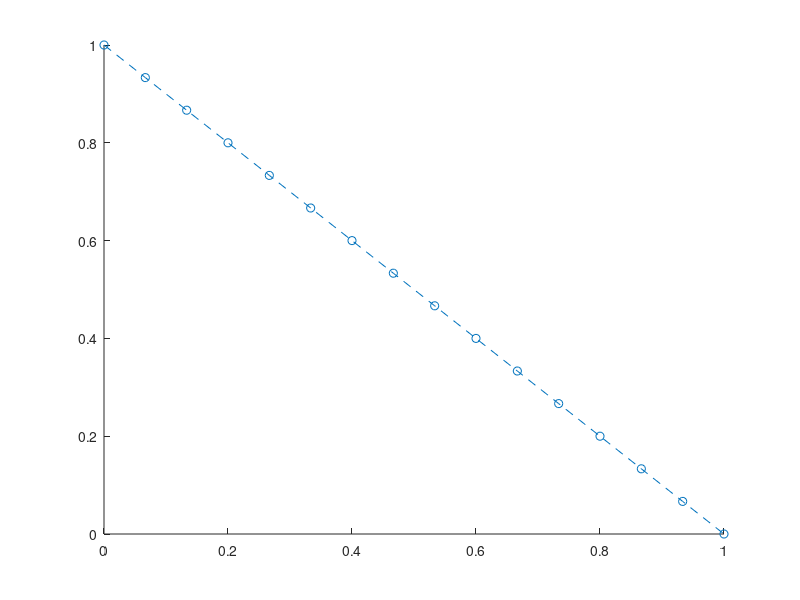

MATLAB code to generate this figure: (Note: this script raises an error after producing the figure.)
%% Belegundu Method
clear

nx = 16;
xMin = 0;
xMax = 1;
yMin = 0;
yMax = 1;

x = linspace(xMin,xMax,nx);
dx = x(2) - x(1);
y = interp1([0 1],[1 0],x);
y(1) = yMax;
y(end) = yMin;

mu = 0.0;
g = 9.81;
m = 1;

% figure
hold on
plot(x,y,'--o')

% Solve via Bernoulli Method
options = optimset;
options.MaxFunEvals = 1e6;
options.MaxIter = 1e4;
% options.PlotFcns = ["optimplotx","optimplotfval","optimplotfunccount"];

y = fminunc(@(y)belgundu(y,dx,m,g,mu),y,options);

% Exact Solution
[xExact, yExact] = exactSolution(mu,1e4);

figure 
hold on
plot(xExact,yExact)
plot(x,y)


%% Ning Method
clear

nx = 256;
xMin = 0;
xMax = 1;
yMin = 0;
yMax = 1;

x = linspace(xMin,xMax,nx);
dx = x(2) - x(1);
y = interp1([0 1],[1 0],x);
y(1) = yMax;
y(end) = yMin;

mu = 0.9;
g = 9.81;
m = 1;

% Solve via Ning method
H = yMax - yMin;
options = optimset;
options.MaxFunEvals = 1e6;
options.MaxIter = 1e4;
% options.PlotFcns = ["optimplotx","optimplotfval","optimplotfunccount"];
y = fminunc(@(y)ning(y,x,H,mu),y,options);

% Exact Solution
[xExact, yExact] = exactSolution(x,mu,"x-locations");
err = y - yExact;

figure
hold on
plot(xExact,yExact)
plot(x,y,'-')

figure
subplot(2,1,1)
plot(x,err)
hold on
subplot(2,1,2)
plot(x,err)

%% Bezier Geometry
clear
xMin = 0;
xMax = 1;
yMin = 0;
yMax = 1;
domain = [xMin yMax xMax yMin];

bezDegree = 2;
bezDomain = [0 1];
nPts = 256;
bezVariate = linspace(bezDomain(1), bezDomain(2),nPts);
B = bernsteinPolynomial(bezDegree,bezDomain,bezVariate);
nDOFS = (bezDegree+1) - 2;

x0 = linspace(xMin,xMax,nDOFS+2);
x0(1) = [];
x0(end) = [];
y0 = interp1([0 1],[1 0],x0);

dofNodes = [x0' y0'];
dofNodes = reshape(dofNodes',1,numel(dofNodes));

mu = 0.3;

options = optimset;
options.MaxFunEvals = 1e6;
dofNodes = fminunc(@(dofNodes)ningBezier(dofNodes,domain,mu,B),dofNodes,options);

bezNodes = [domain(1) domain(2) dofNodes domain(3) domain(4)];
bezNodes = transpose(reshape(bezNodes,2,length(bezNodes)/2));
f = bezier([bezNodes(:,1) bezNodes(:,2)],B);
x = f(:,1);
y = f(:,2);

% Exact Solution
[xExact, yExact] = exactSolution(x,mu,"x-locations");
err = y - yExact;

figure;
subplot(2,1,1)
hold on
plot(xExact,yExact);
plot(x,y,'-o')
plot(bezNodes(:,1),bezNodes(:,2),'LineStyle','-','Color','k','Marker','o','MarkerFaceColor','k','MarkerEdgeColor','k')

subplot(2,1,2)
plot(x,err)

%% Scaling of Ning Method
clear
maxNumCompThreads(1) % Run Single-Thread

nx = 2.^[2:8];
xMin = 0;
xMax = 1;
yMin = 0;
yMax = 1;

mu = 0;

for iter = 1:length(nx)
    x = linspace(xMin,xMax,nx(iter));
    dx = x(2) - x(1);
    y = interp1([0 1],[1 0],x);
    y(1) = yMax;
    y(end) = yMin;

    H = yMax - yMin;
    options = optimset;
    options.MaxFunEvals = 1e6;
    options.MaxIter = 1e4;
    
    [~,fval,~,output] = fminunc(@(y)ning(y,x,H,mu),y,options);
    solverData(iter) = output;
    
    benchFun = @() fminunc(@(y)ning(y,x,H,mu),y,options);
    t(iter) = timeit(benchFun);
end
plot(nx,t,"Color",'k',"LineStyle",'-',"Marker",'o',"MarkerFaceColor",'k',"MarkerEdgeColor",'k')
xlabel("Number of Points (nDOF + 2)")
ylabel("Solve Time (sec)")

%% Scaling of Bezier-enhanced Ning
clear
maxNumCompThreads(1) % Run Single-Thread

xMin = 0;
xMax = 1;
yMin = 0;
yMax = 1;
domain = [xMin yMax xMax yMin];

bezDegree = 3;
bezDomain = [0 1];
nPts = 2.^[2:12];
for iter = 1:length(nPts)
    bezVariate = linspace(bezDomain(1), bezDomain(2),nPts(iter));
    B = bernsteinPolynomial(bezDegree,bezDomain,bezVariate);
    nDOFS = (bezDegree+1) - 2;
    
    x0 = linspace(xMin,xMax,nDOFS+2);
    x0(1) = [];
    x0(end) = [];
    y0 = interp1([0 1],[1 0],x0);

    dofNodes = [x0' y0'];
    dofNodes = reshape(dofNodes',1,numel(dofNodes));

    mu = 0.;

    options = optimset;
    options.MaxFunEvals = 1e6;
    [~,fval,~,output] = fminunc(@(dofNodes)ningBezier(dofNodes,domain,mu,B),dofNodes,options);
    solverData(iter) = output;
    
    benchFun = @() fminunc(@(dofNodes)ningBezier(dofNodes,domain,mu,B),dofNodes,options);
    t(iter) = timeit(benchFun);
end
figure
plot(nPts,t,"Color",'k',"LineStyle",'-',"Marker",'o',"MarkerFaceColor",'k',"MarkerEdgeColor",'k')
xlabel("Number of Points")
ylabel("Solve Time (sec)")

%% Difference between Ning and Bezier Ning
clear
% First do Ning
nx = 512;
nPts = nx;

xMin = 0;
xMax = 1;
yMin = 0;
yMax = 1;

mu = 0.3;
x = linspace(xMin,xMax,nx);
dx = x(2) - x(1);
y = interp1([0 1],[1 0],x);
y(1) = yMax;
y(end) = yMin;

H = yMax - yMin;
options = optimset;
options.MaxFunEvals = 1e7;
options.MaxIter = 1e4;

xNing = x;
yNing = fminunc(@(y)ning(y,x,H,mu),y,options);

% Now do Bezier Ning
domain = [xMin yMax xMax yMin];

bezDegree = 3;
bezDomain = [0 1];
bezVariate = linspace(bezDomain(1), bezDomain(2),nPts);
B = bernsteinPolynomial(bezDegree,bezDomain,bezVariate);
nDOFS = (bezDegree+1) - 2;

x0 = linspace(xMin,xMax,nDOFS+2);
x0(1) = [];
x0(end) = [];
y0 = interp1([0 1],[1 0],x0);

dofNodes = [x0' y0'];
dofNodes = reshape(dofNodes',1,numel(dofNodes));

mu = 0.;

options = optimset;
options.MaxFunEvals = 1e6;
dofNodes = fminunc(@(dofNodes)ningBezier(dofNodes,domain,mu,B),dofNodes,options);

bezNodes = [domain(1) domain(2) dofNodes domain(3) domain(4)];
bezNodes = transpose(reshape(bezNodes,2,length(bezNodes)/2));
f = bezier([bezNodes(:,1) bezNodes(:,2)],B);
xBez = f(:,1);
yBez = f(:,2);

% Now interpolate both sets of results onto same grid
xInterp = unique([xNing yNing]);
yInterpNing = interp1(xNing,yNing,xInterp);
yInterpBez = interp1(xBez,yBez,xInterp);

err = yInterpNing - yInterpBez;
figure
plot(xInterp,err)

%% "Coarse-Grid Preconditioning"
clear

figure 
hold on

xMin = 0;
xMax = 1;
yMin = 0;
yMax = 1;

nx = 2.^[2:8];
for iter = 1:length(nx)
    if iter == 1
        x = linspace(xMin,xMax,nx(iter));
        dx = x(2) - x(1);
        y = interp1([0 1],[1 0],x);
    else
        xOld = x;
        yOld = y;
        x = linspace(xMin,xMax,nx(iter));
        y = interp1(xOld,yOld,x);
    end
    y(1) = yMax;
    y(end) = yMin;
    
    mu = 0.0;
    
%     % figure
    plot(x,y,'--o')
    
    % Solve via Bernoulli Method
    options = optimset;
    options.MaxFunEvals = 1e6;
    options.MaxIter = 1e4;
    
    H = yMax - yMin;
    options = optimset;
    options.MaxFunEvals = 1e6;
    % options.PlotFcns = ["optimplotx","optimplotfval","optimplotfunccount"];
    y = fminunc(@(y)ning(y,x,H,mu),y,options);
%     plot(x,y,'-')
end